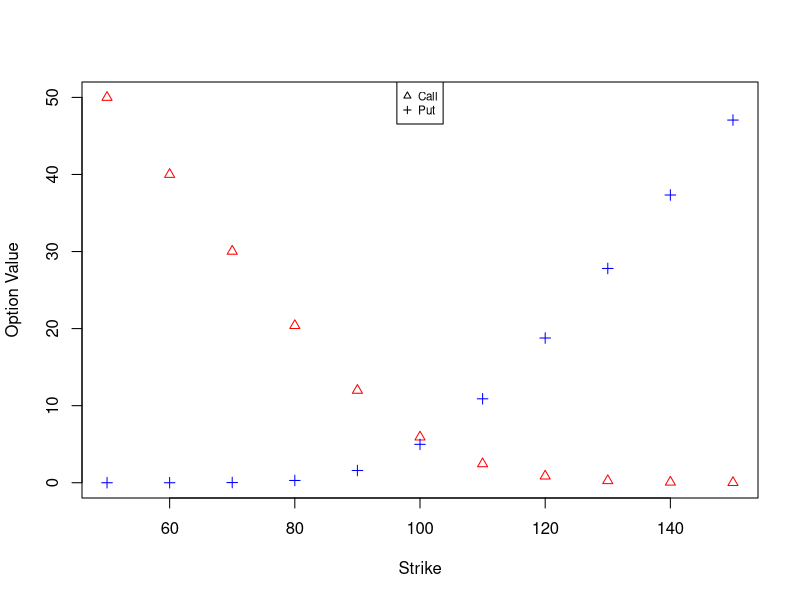

R code for this plot:
bs <- function(spot, strike, maturity, sigma, drift) {
  d1 <- 1/sigma/sqrt(maturity)*(log(spot/strike)+(drift+sigma^2/2)*maturity)
  d2 <- d1 - sigma*sqrt(maturity)
  call <- pnorm(d1)*spot - pnorm(d2)*strike
  put <- pnorm(-d2)*strike*exp(-drift*maturity)-pnorm(-d1)*spot
  result <- c(call)
  names(result) <- c("call")
  result
}

for (strike in seq(50,150,10)) {
  print(bs(100,strike,1,0.15,0.02))
}

bs2 <- function(spot, strike, maturity, sigma, drift) {
  d1 <- 1/sigma/sqrt(maturity)*(log(spot/strike)+(drift+sigma^2/2)*maturity)
  d2 <- d1 - sigma*sqrt(maturity)
  call <- pnorm(d1)*spot - pnorm(d2)*strike
  put <- pnorm(-d2)*strike*exp(-drift*maturity)-pnorm(-d1)*spot
  result <- c(put)
  names(result) <- c("put")
  result
}

for (strike in seq(50,150,10)) {
  print(bs2(100,strike,1,0.15,0.02))
}

strike <- seq(50,150,10)
call <- bs(100,strike,1,0.15,0.02)
put <- bs2(100,strike,1,0.15,0.02)
z<-data.frame(strike,call,put)
print(z)

plot(z[,1],z[,2], pch=2,xlab="Strike",ylab="Option Value",col="red")
points(z[,1],z[,3], pch=3,xlab="Strike",ylab="Option Value",col="blue")
legend("top", c("Call","Put"), pch=2:3, cex=0.7)